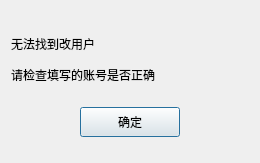
<?xml version="1.0" encoding="UTF-8"?>
<ui version="4.0">
 <class>FindFailDialog</class>
 <widget class="QDialog" name="FindFailDialog">
  <property name="geometry">
   <rect>
    <x>0</x>
    <y>0</y>
    <width>260</width>
    <height>163</height>
   </rect>
  </property>
  <property name="windowTitle">
   <string>Dialog</string>
  </property>
  <layout class="QVBoxLayout" name="verticalLayout">
   <item>
    <spacer name="verticalSpacer">
     <property name="orientation">
      <enum>Qt::Vertical</enum>
     </property>
     <property name="sizeType">
      <enum>QSizePolicy::Fixed</enum>
     </property>
     <property name="sizeHint" stdset="0">
      <size>
       <width>20</width>
       <height>20</height>
      </size>
     </property>
    </spacer>
   </item>
   <item>
    <widget class="QLabel" name="fail_tip">
     <property name="minimumSize">
      <size>
       <width>0</width>
       <height>25</height>
      </size>
     </property>
     <property name="maximumSize">
      <size>
       <width>16777215</width>
       <height>25</height>
      </size>
     </property>
     <property name="text">
      <string>无法找到改用户</string>
     </property>
    </widget>
   </item>
   <item>
    <widget class="QLabel" name="fail_tip2">
     <property name="minimumSize">
      <size>
       <width>0</width>
       <height>25</height>
      </size>
     </property>
     <property name="maximumSize">
      <size>
       <width>16777215</width>
       <height>25</height>
      </size>
     </property>
     <property name="text">
      <string>请检查填写的账号是否正确</string>
     </property>
    </widget>
   </item>
   <item>
    <widget class="QWidget" name="widget" native="true">
     <layout class="QHBoxLayout" name="horizontalLayout">
      <item>
       <widget class="ClickedBtn" name="fail_sure_btn">
        <property name="minimumSize">
         <size>
          <width>100</width>
          <height>30</height>
         </size>
        </property>
        <property name="maximumSize">
         <size>
          <width>100</width>
          <height>30</height>
         </size>
        </property>
        <property name="text">
         <string>确定</string>
        </property>
       </widget>
      </item>
     </layout>
    </widget>
   </item>
  </layout>
 </widget>
 <customwidgets>
  <customwidget>
   <class>ClickedBtn</class>
   <extends>QPushButton</extends>
   <header location="global">clickedbtn.h</header>
  </customwidget>
 </customwidgets>
 <resources/>
 <connections/>
</ui>
